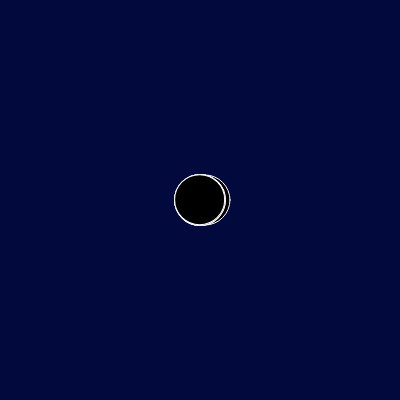
Frame 1 (no input)
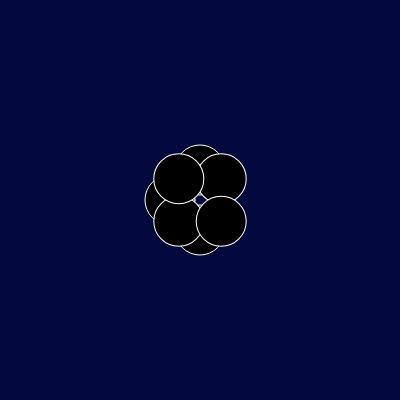
Frame 60 (no input)
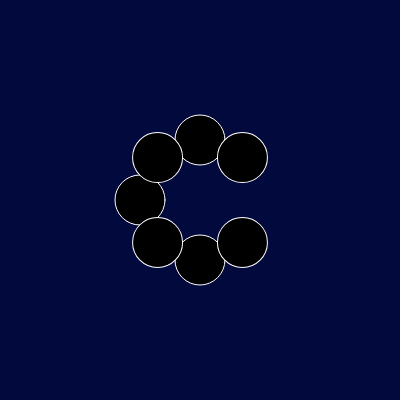
Frame 120 (the mouse pressed at the canvas centre since frame 60)

The p5.js sketch that drew these frames (run headless with seeded random() and noise() and a simulated clock; from frame 60 on, the mouse is pressed at the canvas centre):

// p5.js sketch
// ── sketch.js
function setup() {
  createCanvas(400,400);
}


function draw() {
  background(1, 9, 61);
  
  let R = 10 * frameCount/2
  
  if (frameCount/2 > width/2) {
  R = width/2
}
  
  let L = -1 * frameCount/2
  
  if (-1 * frameCount/2 < -1 * width/2) {
  L = -1 * width/2
}
  let U = frameCount/2
  
  if (frameCount/2 > height/2) {
  U = height/2
}
  
  let D = -1 * frameCount/2
  
  if (-1 * frameCount/2 < -1 * height/2) {
  D = -1 * height/2
}
  
  
  let C1 = frameCount/2
  
  if (frameCount/2 > sqrt(width**2 + height**2)/2) {
  C1 = sqrt(width**2 + height**2) / 2
}
  
  let C2 = -1 * frameCount/2
  
  if (-1 * frameCount/2 < -1 * sqrt(width**2 + height**2)/2) {
  C2 = -1 * sqrt(width**2 + height**2)/2
}
  
  
  sqrt(width**2 + height**2) / 2
  
  translate(width/2, height/2);
  stroke(255);
  fill(0);
  ellipse(L,0,50,50);
  ellipse(R,0,50,50);
  ellipse(0,U,50,50);
  ellipse(0,D,50,50);
  
  push()
  rotate(PI/2 - atan((height/2)/(width/2)));
  stroke(255);
  fill(0);
  ellipse(0,C1,50,50);
  ellipse(0,C2,50,50);
  pop()
  
  push()
  rotate(atan((height/2)/(width/2)));
  stroke(255);
  fill(0);
  ellipse(C1,0,50,50);
  ellipse(C2,0,50,50);
  pop()
}
